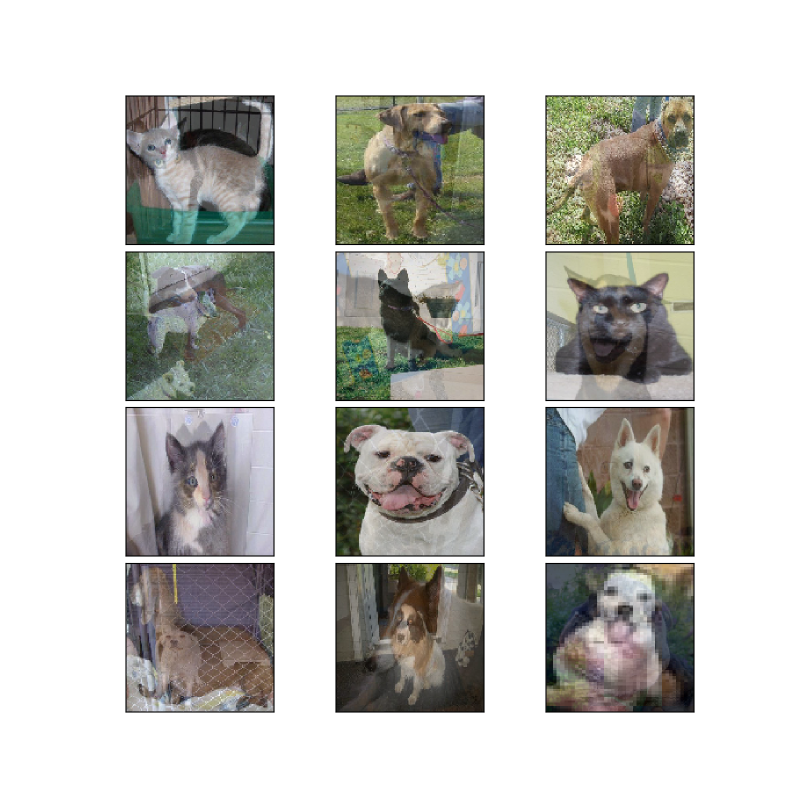
#> input picture images/mixup.png, 1600 x 1600 px, given as the content of the folder ../datasets/bisco, which was not available (shown at 1/2 size)
$ python crop_obj.py   (older library calls are emulated)
#> lines starting #> are read from the running program, lines starting #| are printed output that depends on the picture; after the words box and inside, x2 and y2 are one past the last pixel; in counts of white or black regions, pixels touching at a corner belong together; pictures that were not available may be replaced by others from this repository, and a replacement may not be noted
# coding:utf-8
"""
データの前処理として物体領域を切り出す
画像1枚に対して1つの物体を切り出す想定

Reference:機械学習のためのOpenCV入門
https://qiita.com/icoxfog417/items/53e61496ad980c41a08e

"""

import os, sys, argparse
import glob
import numpy as np
import cv2
from PIL import Image
import matplotlib.pyplot as plt

# matplotlibのフォーマット変換
def to_plt_format(img):
    return cv2.cvtColor(img, cv2.COLOR_BGR2RGB)

def binary_threshold(path):
    img = cv2.imread(path)
    grayed = cv2.cvtColor(img, cv2.COLOR_BGR2GRAY)

    under_threshold = 220
    upper_threshold = 30
    maxvalue = 255

    th, drop_back = cv2.threshold(grayed, under_threshold, maxvalue, cv2.THRESH_BINARY)
    # [5 lines of commented-out code are left out]

    return drop_back

# 広めに取る
def paddig_position(x, y, w, h, p):
    return x-p, y-p, w + p*2, h + p*2

def resize_image(img, size):
    img_size = img.shape[:2]
    # if img_size[0] > size[1] or img_size[1] > size[0]:
        # raise Exception("img is larger than size")

    row = (size[1] - img_size[0]) // 2
    col = (size[0] - img_size[1]) // 2
    resized = np.zeros(list(size)+ [img.shape[2]], dtype=np.uint8)
    resized[row:(row+img.shape[0]), col:(col+img.shape[1])] = img

    mask = np.full(size, 255, dtype=np.uint8)
    mask[row:(row + img.shape[0]), col:(col+img.shape[1])] = 0
    filled = cv2.inpaint(resized, mask, 3, cv2.INPAINT_TELEA)

    return filled

def detect_contour(path):
    cnt=0
    contoured = cv2.imread(path)

    # make binary image
    obj = binary_threshold(path)
    obj = cv2.bitwise_not(obj)

    # detect contour
    im2, contours, hierarchy = cv2.findContours(obj, cv2.RETR_EXTERNAL, cv2.CHAIN_APPROX_SIMPLE)

    crops = []
    # draw contour
    for c in contours:
        if cv2.contourArea(c) < 100:
            continue

        # rectangle area
        x, y, w, h = cv2.boundingRect(c)
        x, y, w, h = paddig_position(x, y, w, h, 60)
        print("はい")
        print(x,y,w,h)

        dst = contoured[y:(y+h), x:(x+w)]
        dst = resize_image(dst, (1024,1024))

        save_path = str(0) + '_' + os.path.basename(path)
        cv2.imwrite(save_path, dst)
        cnt+=1

    print(cnt)

def main(args):
    background_list = []

    # ディレクトリ下のファイルをすべてリスト化
    total_image_path_list = glob.glob(args.srcpath + '*')

    # 保存先のディレクトリを作成
    if not os.path.exists(args.tarpath):
        os.makedirs(args.tarpath)

    # 低露出画像は除去
    image_path_list = [x for x in total_image_path_list if not args.lowexposure in x]
    print("remove low exposure images")

    # 背景画像を除去
    for i in image_path_list:
        if 'back' in i:
            background_list.append(i) # 背景画像用のリストへ
            image_path_list.remove(i) # いらない子なのではじく
    print("remove background image")

    print("images:", len(image_path_list))
    print("back ground image", len(background_list))

    for image_path in image_path_list:
        print(image_path)
        detect_contour(image_path)
#> in detect_contour, contoured is the input picture: shape (1600, 1600, 3); mean B, G, R 192.9, 196.9, 197.2
#> in binary_threshold, `grayed = cv2.cvtColor(img, cv2.COLOR_BGR2GRAY)`:
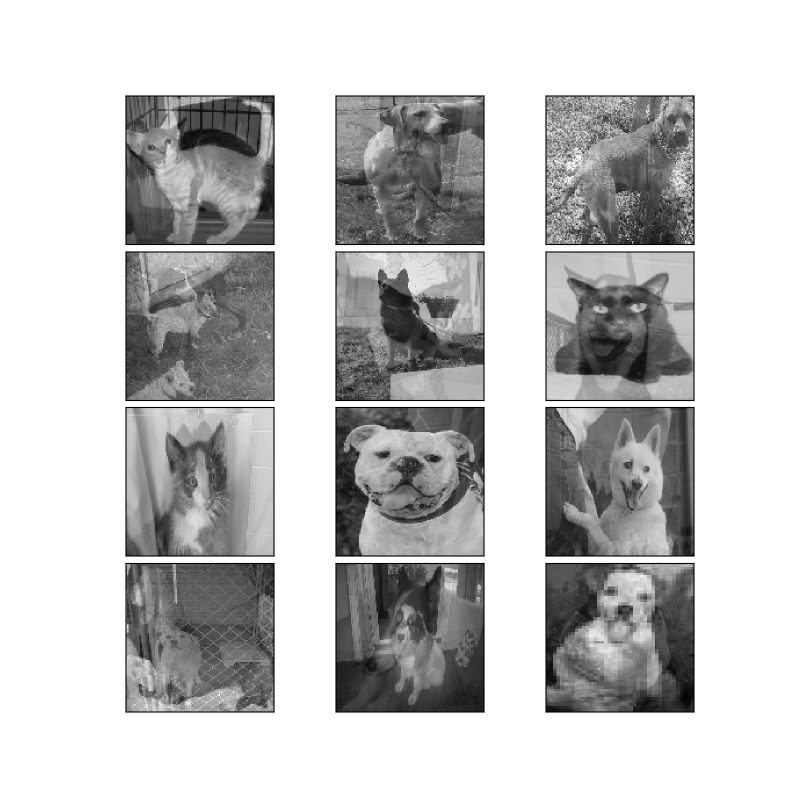
#> grayed: shape (1600, 1600) (shown at 1/2 size); min 0, max 255, mean 196.5
#> in binary_threshold, `th, drop_back = cv2.threshold(grayed, under_threshold, maxvalue, cv2.T..`:
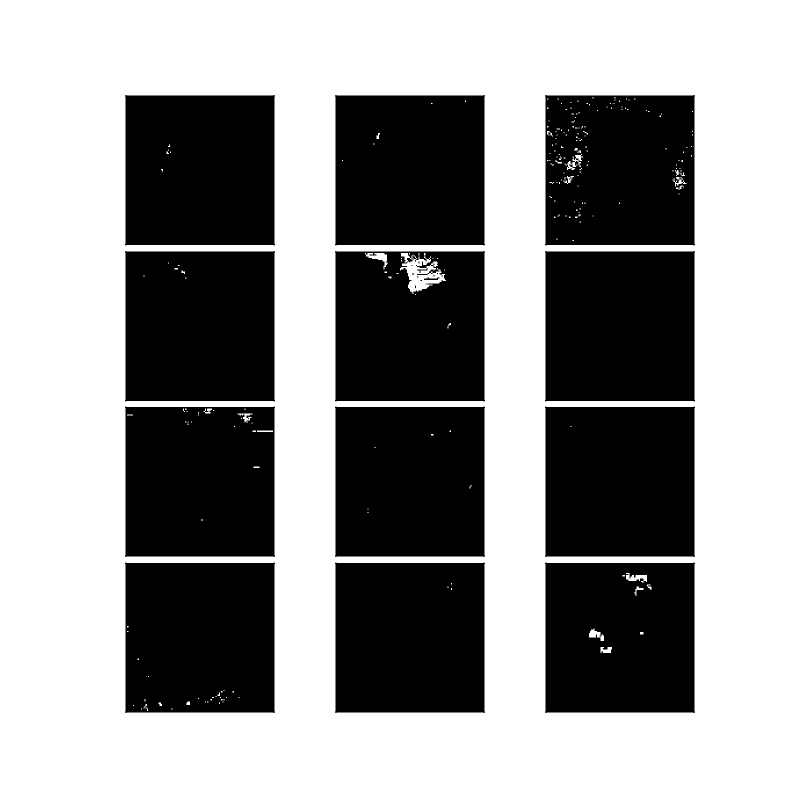
#> drop_back: shape (1600, 1600) (shown at 1/2 size); 58.5% white; 22 black regions (9 under 20 px), largest, box (x1, y1, x2, y2) and area: (1090, 502, 1390, 803) 89118, (1090, 813, 1390, 1114) 89114, (670, 1125, 970, 1426) 89098
#> in binary_threshold, `th, drop_back = cv2.threshold(grayed, under_threshold, maxvalue, cv2.T..`: th = 220
#> in detect_contour, `obj = cv2.bitwise_not(obj)`: obj: shape (1600, 1600); 41.5% white; 22 white regions (9 under 20 px)
#> in detect_contour, `im2, contours, hierarchy = cv2.findContours(obj, cv2.RETR_EXTERNAL, cv..`: contours = 12 contours; largest, box (x1, y1, x2, y2) and area: (1090, 1125, 1390, 1426) 88520, (670, 1125, 970, 1426) 88520, (250, 1125, 550, 1426) 88520, (1090, 813, 1390, 1114) 88520, (670, 813, 970, 1114) 88520
#> the loop in detect_contour, `for c in contours:` made 12 passes
#> (x, y) on passes 1 to 12: (1030, 1065), (610, 1065), (190, 1065), (1030, 753), (610, 753), (190, 753), (1030, 442), (610, 442), (190, 442), (1030, 130), (610, 130), (190, 130)
#> (printed output is left out)
#> pass 1, in detect_contour, `dst = contoured[y:(y+h), x:(x+w)]`:
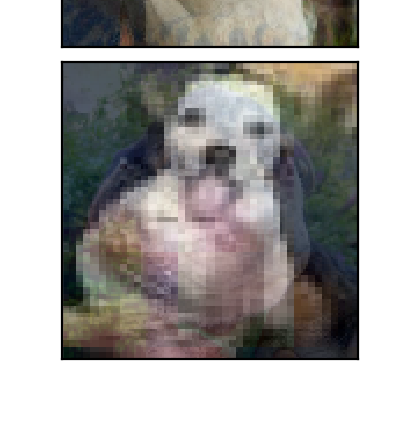
#> dst: shape (421, 420, 3); mean B, G, R 162.4, 164.8, 167.1
#> pass 1, in resize_image, `filled = cv2.inpaint(resized, mask, 3, cv2.INPAINT_TELEA)`:
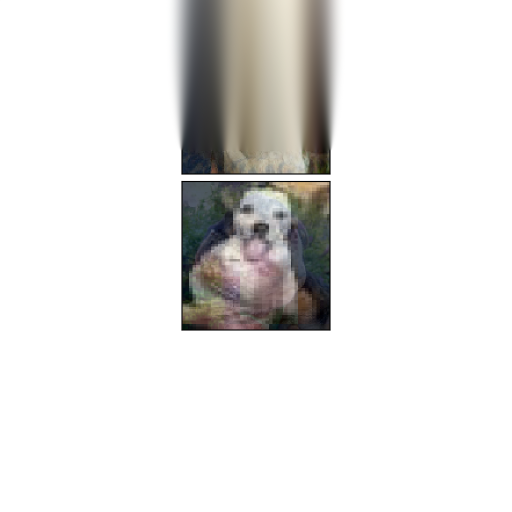
#> filled: shape (1024, 1024, 3) (shown at 1/2 size); mean of channels 0, 1, 2 227.8, 229.2, 230; drawn as B, G, R
#> pass 2, in detect_contour, `dst = contoured[y:(y+h), x:(x+w)]`:
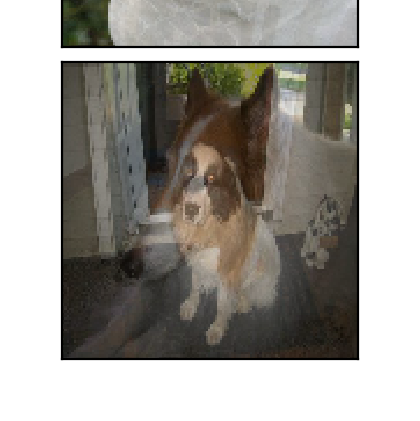
#> dst: shape (421, 420, 3); mean B, G, R 152.5, 158.2, 161.1
#> pass 2, in resize_image (call 2), `filled = cv2.inpaint(resized, mask, 3, cv2.INPAINT_TELEA)`:
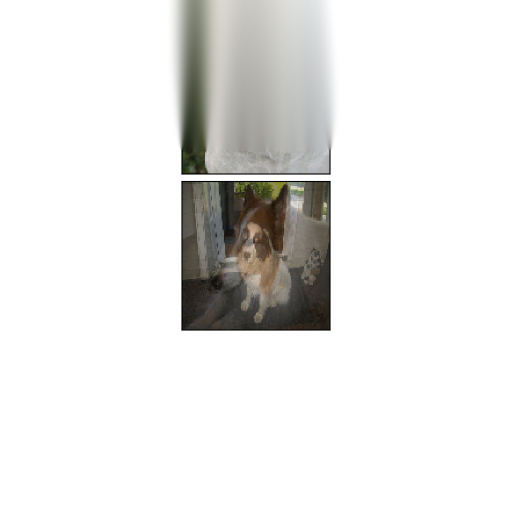
#> filled: shape (1024, 1024, 3) (shown at 1/2 size); mean of channels 0, 1, 2 230.3, 231.8, 232.2; drawn as B, G, R
#> after the loop in detect_contour, `for c in contours:`: cnt = 12
#| 12

    """
    for class_path in class_path_list:
        print(class_path)
        img_path_list = os.listdir(src_path+class_path)

        # 保存先ディレクトリを作成
        if not os.path.exists(tar_path + class_path):
            os.makedirs(tar_path + class_path)

        # クロッピング
        for img_path in img_path_list:
            class_src_path = src_path + class_path + '/' + img_path
            class_tar_path = tar_path + class_path + '/'

            cnt = detect_contour(class_path, class_src_path, class_tar_path, min_size, cnt)

    #contoured, crops = detect_contour(path, min_size)
    # contoured = to_plt_format(contoured)

    im_list = np.asarray(contoured)
    plt.imshow(im_list)
    plt.show()
    """

if __name__ == "__main__":
    parser = argparse.ArgumentParser(description="diff from background and cropping object")

    parser.add_argument('--srcpath', '-s', type=str, default='../datasets/bisco/')
    parser.add_argument('--tarpath', '-t', type=str, default='../datasets_crop/toothbrush/')
    parser.add_argument('--lowexposure', '-l', type=str, default='ex500')

    args = parser.parse_args()

    main(args)
